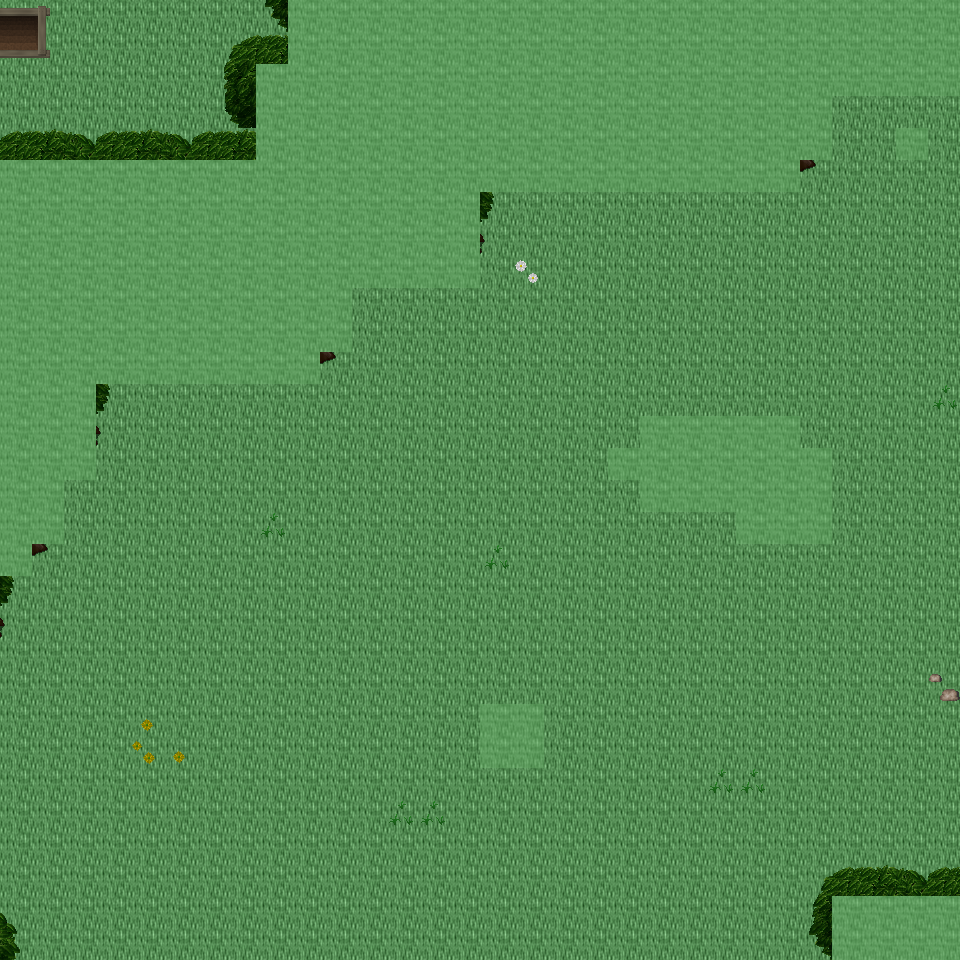

The image is a tile-based game level rendered from a .tmx file. Its description and source (layers, tilesets, objects; grid data summarised) follow:
An orthogonal 30x30 tile map with 32x32 px tiles, 6 tile layers (Ground, Object, Object2, Above, ...), 32 tilesets and 5 objects (5x mapExit).

<map version="1.0" orientation="orthogonal" renderorder="right-down" width="30" height="30" tilewidth="32" tileheight="32" nextobjectid="6">
  <tileset firstgid="1" name="tileset_ground_ground" tilewidth="32" tileheight="32" tilecount="33" columns="3">
    <image source="../drawable/tileset_ground_ground.png" width="96" height="352" />
  </tileset>
  <tileset firstgid="34" name="tileset_building_decoration_floor_sparkle" tilewidth="32" tileheight="32" tilecount="18" columns="3">
    <image source="../drawable/tileset_building_decoration_floor_sparkle.png" width="96" height="192" />
  </tileset>
  <tileset firstgid="52" name="tileset_ground_ladder_steps" tilewidth="32" tileheight="32" tilecount="6" columns="3">
    <image source="../drawable/tileset_ground_ladder_steps.png" width="96" height="64" />
  </tileset>
  <tileset firstgid="58" name="tileset_plant_flower_daisy_yellow" tilewidth="32" tileheight="32" tilecount="8" columns="2">
    <image source="../drawable/tileset_plant_flower_daisy_yellow.png" width="64" height="128" />
  </tileset>
  <tileset firstgid="66" name="tileset_plant_flower_daisy_white" tilewidth="32" tileheight="32" tilecount="8" columns="2">
    <image source="../drawable/tileset_plant_flower_daisy_white.png" width="64" height="128" />
  </tileset>
  <tileset firstgid="74" name="tileset_plant_grasses" tilewidth="32" tileheight="32" tilecount="6" columns="3">
    <image source="../drawable/tileset_plant_grasses.png" width="96" height="64" />
  </tileset>
  <tileset firstgid="80" name="tileset_item_statue_green_stone" tilewidth="32" tileheight="32" tilecount="12" columns="4">
    <image source="../drawable/tileset_item_statue_green_stone.png" width="128" height="96" />
  </tileset>
  <tileset firstgid="92" name="tileset_plant_flower_daisy_red" tilewidth="32" tileheight="32" tilecount="8" columns="2">
    <image source="../drawable/tileset_plant_flower_daisy_red.png" width="64" height="128" />
  </tileset>
  <tileset firstgid="100" name="tileset_item_statue_skullpedestal" tilewidth="32" tileheight="32" tilecount="2" columns="1">
    <image source="../drawable/tileset_item_statue_skullpedestal.png" width="32" height="64" />
  </tileset>
  <tileset firstgid="102" name="tileset_plant_tree_tree_darkgreen" tilewidth="32" tileheight="32" tilecount="88" columns="8">
    <image source="../drawable/tileset_plant_tree_tree_darkgreen.png" width="256" height="352" />
  </tileset>
  <tileset firstgid="190" name="tileset_item_corpse_skull_pale" tilewidth="32" tileheight="32" tilecount="2" columns="2">
    <image source="../drawable/tileset_item_corpse_skull_pale.png" width="64" height="32" />
  </tileset>
  <tileset firstgid="192" name="tileset_plant_leaves" tilewidth="32" tileheight="32" tilecount="8" columns="4">
    <image source="../drawable/tileset_plant_leaves.png" width="128" height="64" />
  </tileset>
  <tileset firstgid="200" name="tileset_plant_bush_bushes" tilewidth="32" tileheight="32" tilecount="10" columns="5">
    <image source="../drawable/tileset_plant_bush_bushes.png" width="160" height="64" />
  </tileset>
  <tileset firstgid="210" name="tileset_building_decoration_rocks_2" tilewidth="32" tileheight="32" tilecount="2" columns="1">
    <image source="../drawable/tileset_building_decoration_rocks_2.png" width="32" height="64" />
  </tileset>
  <tileset firstgid="212" name="tileset_object_well" tilewidth="32" tileheight="32" tilecount="4" columns="2">
    <image source="../drawable/tileset_object_well.png" width="64" height="64" />
  </tileset>
  <tileset firstgid="216" name="tileset_plant_stump_stump_green" tilewidth="32" tileheight="32" tilecount="4" columns="2">
    <image source="../drawable/tileset_plant_stump_stump_green.png" width="64" height="64" />
  </tileset>
  <tileset firstgid="220" name="tileset_item_statue_green_stone_3" tilewidth="32" tileheight="32" tilecount="3" columns="1">
    <image source="../drawable/tileset_item_statue_green_stone_3.png" width="32" height="96" />
  </tileset>
  <tileset firstgid="223" name="tileset_ground_rock_pebbles" tilewidth="32" tileheight="32" tilecount="3" columns="1">
    <image source="../drawable/tileset_ground_rock_pebbles.png" width="32" height="96" />
  </tileset>
  <tileset firstgid="226" name="tileset_plant_vine" tilewidth="32" tileheight="32" tilecount="3" columns="1">
    <image source="../drawable/tileset_plant_vine.png" width="32" height="96" />
  </tileset>
  <tileset firstgid="229" name="tileset_plant_tree_tree_green" tilewidth="32" tileheight="32" tilecount="88" columns="8">
    <image source="../drawable/tileset_plant_tree_tree_green.png" width="256" height="352" />
  </tileset>
  <tileset firstgid="317" name="tileset_plant_stump_stump_purple" tilewidth="32" tileheight="32" tilecount="4" columns="2">
    <image source="../drawable/tileset_plant_stump_stump_purple.png" width="64" height="64" />
  </tileset>
  <tileset firstgid="321" name="tileset_building_decoration_rocks" tilewidth="32" tileheight="32" tilecount="6" columns="3">
    <image source="../drawable/tileset_building_decoration_rocks.png" width="96" height="64" />
  </tileset>
  <tileset firstgid="327" name="tileset_logic_creature_rodent" tilewidth="32" tileheight="32" tilecount="8" columns="8">
    <image source="../drawable/tileset_logic_creature_rodent.png" width="256" height="32" />
  </tileset>
  <tileset firstgid="335" name="tileset_logic_portal" tilewidth="32" tileheight="32" tilecount="24" columns="8">
    <image source="../drawable/tileset_logic_portal.png" width="256" height="96" />
  </tileset>
  <tileset firstgid="359" name="tileset_logic_creature_animal" tilewidth="32" tileheight="32" tilecount="32" columns="8">
    <image source="../drawable/tileset_logic_creature_animal.png" width="256" height="128" />
  </tileset>
  <tileset firstgid="391" name="tileset_logic_item_sheepfood" tilewidth="32" tileheight="32" tilecount="1" columns="1">
    <image source="../drawable/tileset_logic_item_sheepfood.png" width="32" height="32" />
  </tileset>
  <tileset firstgid="392" name="tileset_logic_item_resources" tilewidth="32" tileheight="32" tilecount="6" columns="6">
    <image source="../drawable/tileset_logic_item_resources.png" width="192" height="32" />
  </tileset>
  <tileset firstgid="398" name="tileset_logic_creature_gargoyle" tilewidth="32" tileheight="32" tilecount="4" columns="4">
    <image source="../drawable/tileset_logic_creature_gargoyle.png" width="128" height="32" />
  </tileset>
  <tileset firstgid="402" name="tileset_logic_collision" tilewidth="32" tileheight="32" tilecount="1" columns="1">
    <image source="../drawable/tileset_logic_collision.png" width="32" height="32" />
  </tileset>
  <tileset firstgid="403" name="tileset_logic_protection" tilewidth="32" tileheight="32" tilecount="2" columns="2">
    <image source="../drawable/tileset_logic_protection.png" width="64" height="32" />
  </tileset>
  <tileset firstgid="405" name="tileset_ground_grass_2" tilewidth="32" tileheight="32" tilecount="21" columns="3">
    <image source="../drawable/tileset_ground_grass_2.png" width="96" height="224" />
  </tileset>
  <tileset firstgid="426" name="tileset_logic_creature_reptile" tilewidth="32" tileheight="32" tilecount="7" columns="7">
    <image source="../drawable/tileset_logic_creature_reptile.png" width="224" height="32" />
  </tileset>
  <layer name="Ground" width="30" height="30">
    <data>[900 cells, 900 non-empty, 1 distinct tile ids]</data>
  </layer>
  <layer name="Object" width="30" height="30">
    <data>[900 cells, 8 non-empty, 7 distinct tile ids]</data>
  </layer>
  <layer name="Object2" width="30" height="30">
    <data>[900 cells, 103 non-empty, 22 distinct tile ids]</data>
  </layer>
  <layer name="Above" width="30" height="30">
    <data>[900 cells, 198 non-empty, 43 distinct tile ids]</data>
  </layer>
  <layer name="Above2" width="30" height="30">
    <data>[900 cells, 0 non-empty, 0 distinct tile ids]</data>
  </layer>
  <layer name="Walkable" width="30" height="30">
    <data>[900 cells, 250 non-empty, 1 distinct tile ids]</data>
  </layer>
  <objectgroup name="MapEvents">
    <object id="1" name="north" type="mapExit" x="0" y="0" width="288" height="32">
      <properties>
        <property name="map" value="level_0_x120_y76" />
        <property name="x" value="0" />
        <property name="y" value="28" />
      </properties>
    </object>
    <object id="2" name="south" type="mapExit" x="0" y="928" width="832" height="32">
      <properties>
        <property name="map" value="level_0_x120_y78" />
        <property name="x" value="0" />
        <property name="y" value="1" />
      </properties>
    </object>
    <object id="3" name="west" type="mapExit" x="0" y="0" width="32" height="160">
      <properties>
        <property name="map" value="level_0_x119_y77" />
        <property name="x" value="28" />
        <property name="y" value="0" />
      </properties>
    </object>
    <object id="4" name="west2" type="mapExit" x="0" y="576" width="32" height="384">
      <properties>
        <property name="map" value="level_0_x119_y77" />
        <property name="x" value="28" />
        <property name="y" value="18" />
      </properties>
    </object>
    <object id="5" name="east" type="mapExit" x="928" y="96" width="32" height="800">
      <properties>
        <property name="map" value="level_0_x121_y77" />
        <property name="x" value="1" />
        <property name="y" value="3" />
      </properties>
    </object>
  </objectgroup>
</map>
